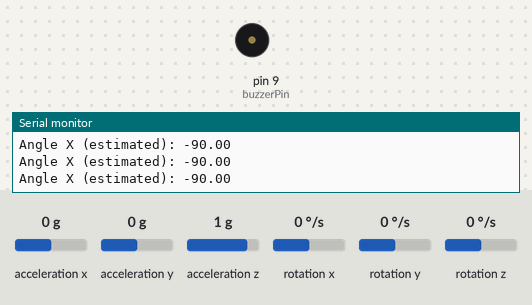
Simulated run of this sketch. Board: Arduino Uno, built with avr-gcc and run on an emulated ATmega328P. On the bench: buzzer (waves = sounding, pin HIGH), the last lines printed to the serial monitor. Inputs (shaded band) come from the test bench; at power-on: acceleration x 0 g, acceleration y 0 g, acceleration z 1 g, rotation x 0 °/s, rotation y 0 °/s, rotation z 0 °/s.

Above: at 1.2 s.
1.3 s: acceleration x set to -1.4 g
At 2.3 s:
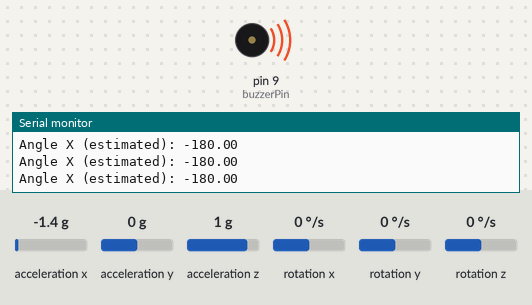
Timing chart, 0 to 4.3 s (numbered marks = the images above; inputs shaded):
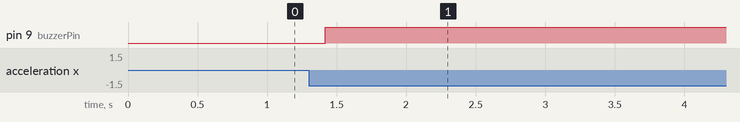

The sketch:

glass_project.ino
```cpp
#include <Wire.h>
#include <MPU6050.h>

MPU6050 mpu;

const float LIMIT_ANGLE = 15;
const long LIMIT_TIME = 10000;

int buzzerPin = 9;
long inclinationStartTime = 0;
bool inclinationDetected = false;

bool isInclinationExcessive(float angle) {
  float maximumAngle = 100;
  float absoluteAngle = abs(angle);

  return absoluteAngle > LIMIT_ANGLE && absoluteAngle <= maximumAngle;
}

bool shouldActivateAlert() {
  float inclinationTime = millis() - inclinationStartTime;

  return inclinationTime >= LIMIT_TIME;
}

float calculateAngle(int16_t ax, int16_t ay) {
  float restPositionAngle = 90;
  float rawAngle = atan2(ax, ay) * 180 / PI;

  return rawAngle - restPositionAngle;
}

void setupAngleSensor() {
  bool mpuIsConnected = mpu.testConnection();

  if (!mpuIsConnected) {
    Serial.println("Erro: MPU6050 não conectado.");
    while(1);
  }

  Serial.println("Sensor MPU6050 inicializado com sucesso!");
}

void emitAlert() {
  digitalWrite(buzzerPin, LOW);
  delay(500);
  digitalWrite(buzzerPin, HIGH);
  delay(500);

  Serial.println("Buzzer Pulse");
}

void handleInclination(bool activeAlert) {
  if (!inclinationDetected) {
    inclinationStartTime = millis();
    inclinationDetected = true;
  }
  else if (activeAlert) {
    emitAlert();
  }
}

void setup() {
  Serial.begin(9600);
  Wire.begin();
  mpu.initialize();

  pinMode(buzzerPin, OUTPUT);
  digitalWrite(buzzerPin, LOW);

  setupAngleSensor();
}

void loop() {
  delay(200);

  int16_t ax, ay, az;
  mpu.getAcceleration(&ax, &ay, &az);

  float angle = calculateAngle(ax, ay);
  bool excessiveInclination = isInclinationExcessive(angle);
  bool activeAlert = shouldActivateAlert();

  Serial.print("Angle X (estimated): ");
  Serial.println(angle);

  if (excessiveInclination) {
    handleInclination(activeAlert);

    return;
  }

  inclinationDetected = false;
  digitalWrite(buzzerPin, HIGH);
}
```

Measured:
- after the input at 1.3 s, pin 9 (buzzerPin): LOW → HIGH after 0.12 s
